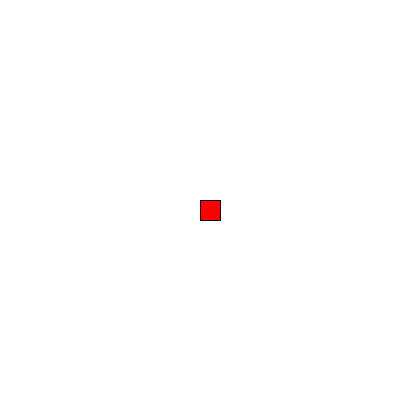
Frame 1 (no input)
Frame 60 (the mouse pressed at the canvas centre just before this capture): identical to frame 1, image omitted
Frame 120 (the mouse held since frame 60 and released just before this capture): identical to frame 1, image omitted

The Processing sketch that drew this single still picture (run headless with seeded random() and noise(); from frame 60 on, the mouse is pressed at the canvas centre):

// Processing sketch: movertipito
// ── movertipito.pde
int x, y;
int vel = 10;

void setup() {
  size(400, 400);
  x = 200;
  y = 200;
  fill(255,0,0);
}

void draw() {
  background(255);
  rect(x,y,20,20);
}

void keyPressed(){
   if (key == 'w'){
      y-=vel;
   }else if(key == 's'){
     y+=vel;
   }else if(key == 'a'){
     x-=vel;
   }else if(key == 'd'){
     x+=vel;
   }
}

void mousePressed() {
  x = 200;
  y = 200;
}
